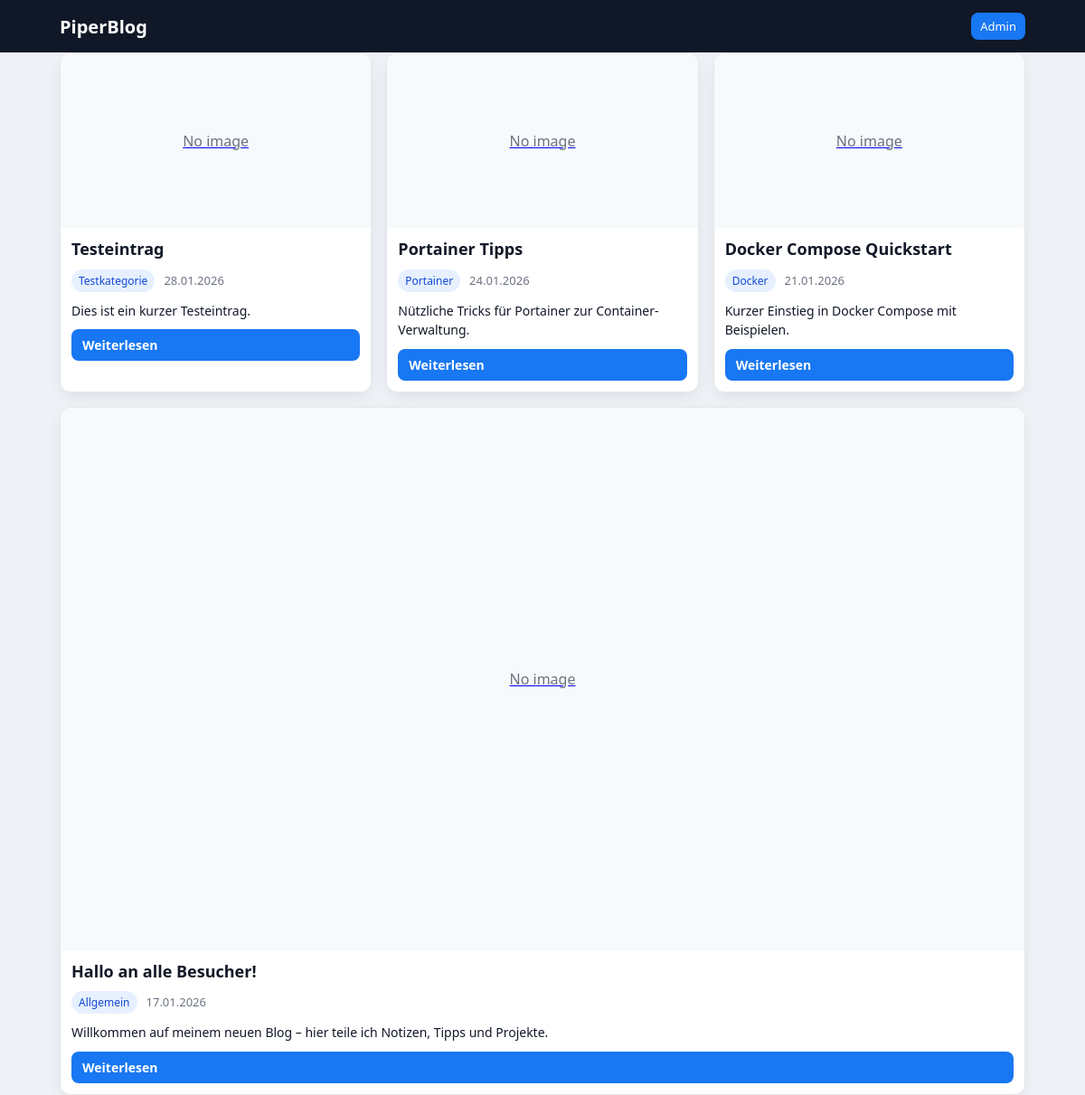
The page / on the database its author committed.
### tables this page shows
CREATE TABLE IF NOT EXISTS posts (
  id INT AUTO_INCREMENT PRIMARY KEY,
  user_id INT NOT NULL,
  category_id INT,
  title VARCHAR(255) NOT NULL,
  slug VARCHAR(255) UNIQUE,
  excerpt TEXT,
  content LONGTEXT,
  hero_image VARCHAR(255),
  status ENUM('draft','published','archived') DEFAULT 'draft',
  created_at TIMESTAMP DEFAULT CURRENT_TIMESTAMP,
  updated_at TIMESTAMP NULL,
  FOREIGN KEY (user_id) REFERENCES users(id),
  FOREIGN KEY (category_id) REFERENCES categories(id)
);

CREATE TABLE IF NOT EXISTS categories (
  id INT AUTO_INCREMENT PRIMARY KEY,
  name VARCHAR(128) NOT NULL,
  slug VARCHAR(128) UNIQUE NOT NULL
);

### public/index.php (the view, shortened to what this page needs)
<?php
$ini = parse_ini_file(__DIR__ . '/../config/config.ini', true, INI_SCANNER_TYPED);
$db  = new Database($ini['database']);
$pdo = $db->pdo();
$stmt = $pdo->query('
  SELECT p.id, p.title, p.excerpt, p.hero_image, p.created_at, c.name AS category
  FROM posts p
  LEFT JOIN categories c ON c.id = p.category_id
  WHERE p.status = "published"
  ORDER BY p.created_at DESC
  LIMIT 24
');
$posts = $stmt->fetchAll();
?><!DOCTYPE html>
<html lang="de">
<head>
  <link href="/assets/styles/main.css" rel="stylesheet">
  <link href="/assets/styles/cards.css" rel="stylesheet">
</head>
<body>
  <header class="site-header">
    <div class="container">
      <h1 class="site-title"><?= htmlspecialchars($ini['app']['title'] ?? 'PiperBlog') ?></h1>
      <nav class="site-nav"><a href="/admin/" class="btn btn-sm">Admin</a></nav>
    </div>
  </header>
  <main class="container">
    <section class="posts-grid">
      <?php foreach ($posts as $p): ?>
        <article class="post-card">
          <a class="post-card__media" href="/article.php?id=<?= (int)$p['id'] ?>">
            <?php if (!empty($p['hero_image'])): ?>
              <img src="/uploads/images/<?= htmlspecialchars($p['hero_image']) ?>" alt="<?= htmlspecialchars($p['title']) ?>" loading="lazy">
            <?php else: ?>
              <div class="post-card__placeholder">No image</div>
            <?php endif; ?>
          </a>
          <div class="post-card__content">
            <h2 class="post-card__title"><a href="/article.php?id=<?= (int)$p['id'] ?>"><?= htmlspecialchars($p['title']) ?></a></h2>
            <div class="post-card__meta">
              <?php if (!empty($p['category'])): ?><span class="badge"><?= htmlspecialchars($p['category']) ?></span><?php endif; ?>
              <span class="date"><?= date('d.m.Y', strtotime($p['created_at'])) ?></span>
            </div>
            <p class="post-card__excerpt"><?= htmlspecialchars($p['excerpt'] ?? '') ?></p>
            <a class="post-card__cta" href="/article.php?id=<?= (int)$p['id'] ?>">Weiterlesen</a>
          </div>
        </article>
      <?php endforeach; ?>
    </section>
  </main>
</body>
</html>

### public/assets/styles/main.css (style rules this page uses)
:root { --color-primary:#1877f2; --surface:#fff; --surface-2:#f7fafc; --border:#e5e7eb; --text:#111827; --muted:#6b7280; }
* { box-sizing:border-box }
body { margin:0;font-family:system-ui,-apple-system,Segoe UI,Roboto,Arial,sans-serif;color:var(--text);background:#eef2f7 }
.container { max-width:1100px;margin:0 auto;padding:0 16px }
.site-header { background:#101828;color:#fff }
.site-header .container { display:flex;align-items:center;justify-content:space-between;padding:14px 16px }
.site-title { margin:0;font-size:20px }
.btn { display:inline-block;padding:8px 12px;border-radius:8px;background:var(--color-primary);color:#fff;text-decoration:none }
.btn-sm { padding:6px 10px;font-size:13px }

### public/assets/styles/cards.css (style rules this page uses)
.posts-grid { display:flex; flex-wrap:wrap; gap:16px; }
.posts-grid > .post-card { flex:1 1 calc(25% - 16px); min-width:260px; background:var(--surface); border:1px solid var(--border); border-radius:12px; overflow:hidden; box-shadow:0 6px 20px -6px rgba(0,0,0,.12); transition:transform .12s ease, box-shadow .12s ease, border-color .12s ease; }
.post-card__media { display:block; background:var(--surface-2); aspect-ratio:16/9; }
.post-card__placeholder { display:grid; place-items:center; height:100%; color:var(--muted); }
.post-card__content { padding:12px; display:grid; gap:10px; }
.post-card__title { margin:0; font-size:18px; line-height:1.3; font-weight:700; }
.post-card__title a { color:inherit; text-decoration:none; }
.post-card__meta { display:flex; gap:10px; align-items:center; color:var(--muted); font-size:13px; }
.badge { display:inline-flex; align-items:center; gap:6px; font-size:12px; padding:4px 8px; border-radius:999px; background:#e6f0ff; color:#1248d3; }
.post-card__excerpt { margin:0; font-size:14px; line-height:1.55; color:var(--text); }
.post-card__cta { display:inline-flex; align-items:center; gap:8px; background:var(--color-primary); color:#fff; border:0; border-radius:8px; padding:8px 12px; font-size:14px; font-weight:600; text-decoration:none; }

### rows shown on the page
posts: shows "No image", title "Testeintrag", category.name "Testkategorie", created_at "28.01.2026", excerpt "Dies ist ein kurzer Testeintrag."
posts: shows "No image", title "Portainer Tipps", category.name "Portainer", created_at "24.01.2026", excerpt "Nützliche Tricks für Portainer zur Container-Verwaltung."
posts: shows "No image", title "Docker Compose Quickstart", category.name "Docker", created_at "21.01.2026", excerpt "Kurzer Einstieg in Docker Compose mit Beispielen."
posts: shows "No image", title "Hallo an alle Besucher!", category.name "Allgemein", created_at "17.01.2026", excerpt "Willkommen auf meinem neuen Blog – hier teile ich Notizen, Tipps und Projekte."

### other values the page prints
$ini['app']['title'] "PiperBlog"
